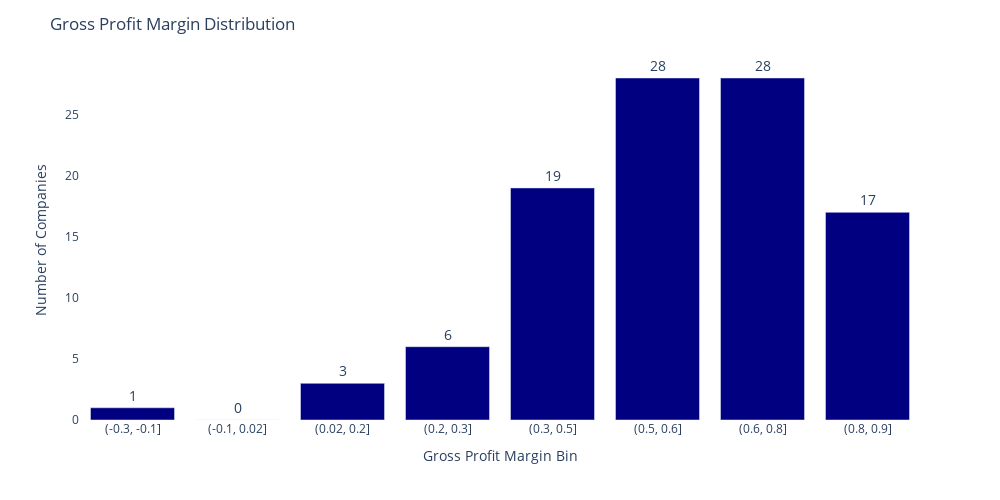

This figure's notebook cell:
### Code cell
gpm_analysis_df = analysis_df[['ticker','gross_profit_margin']]
gpm_analysis_df.loc[:,'gross_profit_margin_bin'] = pd.cut(gpm_analysis_df['gross_profit_margin'], 8, precision = 1)
gpm_analysis_df2 = gpm_analysis_df[['gross_profit_margin_bin','ticker']].groupby('gross_profit_margin_bin').count().reset_index()
gpm_analysis_df2.loc[:,'gross_profit_margin_bin'] = gpm_analysis_df2['gross_profit_margin_bin'].astype('str')

fig = px.bar(gpm_analysis_df2, x='gross_profit_margin_bin', y='ticker', text = 'ticker')

fig.update_traces(textposition='outside',
                  texttemplate='%{text}',
                  marker_color='#000080',
                  textfont_size=14)

fig.update_layout(title_text = 'Gross Profit Margin Distribution',
                  yaxis_title = 'Number of Companies',
                  xaxis_title = 'Gross Profit Margin Bin',
                  height = 500, width = 1000)

fig.update_layout({'plot_bgcolor': 'rgba(192, 218, 218, 0)','paper_bgcolor': 'rgba(192, 218, 218, 0)',})

fig.show()

### Figure 1 — Plotly figure (JSON) as saved in the notebook; plotly's stock layout.template omitted (floating-point values rounded to 4 significant figures)
{"data": [{"alignmentgroup": "True", "hoverlabel": {"namelength": 0}, "hovertemplate": "gross_profit_margin_bin=%{x}<br>ticker=%{text}", "legendgroup": "", "marker": {"color": "#000080"}, "name": "", "offsetgroup": "", "orientation": "v", "showlegend": false, "text": [1, 0, 3, 6, 19, 28, 28, 17], "textfont": {"size": 14}, "textposition": "outside", "texttemplate": "%{text}", "type": "bar", "x": ["(-0.3, -0.1]", "(-0.1, 0.02]", "(0.02, 0.2]", "(0.2, 0.3]", "(0.3, 0.5]", "(0.5, 0.6]", "(0.6, 0.8]", "(0.8, 0.9]"], "xaxis": "x", "y": [1, 0, 3, 6, 19, 28, 28, 17], "yaxis": "y"}], "layout": {"barmode": "relative", "height": 500, "legend": {"tracegroupgap": 0}, "margin": {"t": 60}, "paper_bgcolor": "rgba(192, 218, 218, 0)", "plot_bgcolor": "rgba(192, 218, 218, 0)", "title": {"text": "Gross Profit Margin Distribution"}, "width": 1000, "xaxis": {"anchor": "y", "domain": [0, 1], "title": {"text": "Gross Profit Margin Bin"}}, "yaxis": {"anchor": "x", "domain": [0, 1], "title": {"text": "Number of Companies"}}}}
